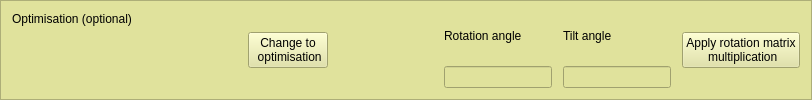
               <widget class="QFrame" name="frame_5">
                <property name="minimumSize">
                 <size>
                  <width>0</width>
                  <height>70</height>
                 </size>
                </property>
                <property name="styleSheet">
                 <string notr="true">background-color: rgb(224, 226, 156);</string>
                </property>
                <property name="frameShape">
                 <enum>QFrame::StyledPanel</enum>
                </property>
                <property name="frameShadow">
                 <enum>QFrame::Raised</enum>
                </property>
                <layout class="QVBoxLayout" name="verticalLayout_28">
                 <item>
                  <layout class="QHBoxLayout" name="horizontalLayout_30">
                   <item>
                    <layout class="QVBoxLayout" name="verticalLayout_27">
                     <item>
                      <widget class="QLabel" name="label_33">
                       <property name="text">
                        <string>Optimisation (optional)</string>
                       </property>
                      </widget>
                     </item>
                     <item>
                      <spacer name="verticalSpacer_15">
                       <property name="orientation">
                        <enum>Qt::Vertical</enum>
                       </property>
                       <property name="sizeHint" stdset="0">
                        <size>
                         <width>20</width>
                         <height>40</height>
                        </size>
                       </property>
                      </spacer>
                     </item>
                    </layout>
                   </item>
                   <item>
                    <spacer name="horizontalSpacer_21">
                     <property name="orientation">
                      <enum>Qt::Horizontal</enum>
                     </property>
                     <property name="sizeHint" stdset="0">
                      <size>
                       <width>110</width>
                       <height>20</height>
                      </size>
                     </property>
                    </spacer>
                   </item>
                   <item>
                    <widget class="QPushButton" name="evalualteChangeTabOpti">
                     <property name="text">
                      <string>Change to 
 optimisation</string>
                     </property>
                    </widget>
                   </item>
                   <item>
                    <spacer name="horizontalSpacer_22">
                     <property name="orientation">
                      <enum>Qt::Horizontal</enum>
                     </property>
                     <property name="sizeHint" stdset="0">
                      <size>
                       <width>110</width>
                       <height>20</height>
                      </size>
                     </property>
                    </spacer>
                   </item>
                   <item>
                    <layout class="QVBoxLayout" name="verticalLayout_13">
                     <item>
                      <widget class="QLabel" name="label_34">
                       <property name="text">
                        <string>Rotation angle</string>
                       </property>
                      </widget>
                     </item>
                     <item>
                      <widget class="QLineEdit" name="evaluateRotAngleLineEdit"/>
                     </item>
                    </layout>
                   </item>
                   <item>
                    <spacer name="horizontalSpacer_23">
                     <property name="orientation">
                      <enum>Qt::Horizontal</enum>
                     </property>
                     <property name="sizeHint" stdset="0">
                      <size>
                       <width>5</width>
                       <height>20</height>
                      </size>
                     </property>
                    </spacer>
                   </item>
                   <item>
                    <layout class="QVBoxLayout" name="verticalLayout_12">
                     <item>
                      <widget class="QLabel" name="label_35">
                       <property name="text">
                        <string>Tilt angle</string>
                       </property>
                      </widget>
                     </item>
                     <item>
                      <widget class="QLineEdit" name="evaluateTiltAngleLineEdit"/>
                     </item>
                    </layout>
                   </item>
                   <item>
                    <spacer name="horizontalSpacer_24">
                     <property name="orientation">
                      <enum>Qt::Horizontal</enum>
                     </property>
                     <property name="sizeHint" stdset="0">
                      <size>
                       <width>5</width>
                       <height>20</height>
                      </size>
                     </property>
                    </spacer>
                   </item>
                   <item>
                    <widget class="QPushButton" name="evaluateRotationMatrixCalcbutton">
                     <property name="text">
                      <string>Apply rotation matrix 
 multiplication</string>
                     </property>
                    </widget>
                   </item>
                  </layout>
                 </item>
                </layout>
               </widget>
